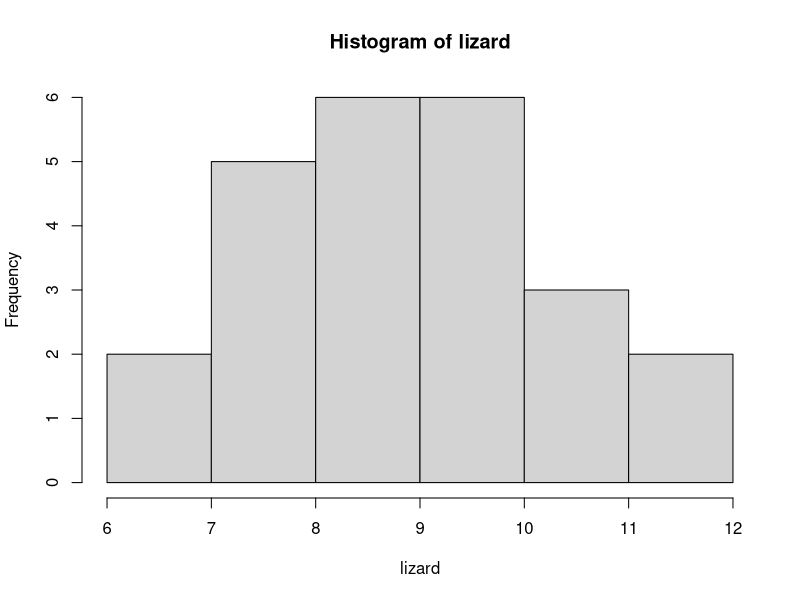

Source code (R):
### Descriptive Statistics and Distibution Shapes
### Lecture Video 02 04

### The vector lizard contains the head to tip of tail lengths, in inches, of
### one species of lizard.

lizard <- c(6.2, 6.6, 7.1, 7.4, 7.6, 7.9, 8, 8.3, 8.4, 8.5, 8.6,
            + 8.8, 8.8, 9.1, 9.2, 9.4, 9.4, 9.7, 9.9, 10.2, 10.4, 10.8,
            + 11.3, 11.9)

n <- length(lizard)  # nmuber of samples
n

### Measures of Center
meanlenght <- mean(lizard)
meanlenght
medianlength <- median(lizard)
medianlength

### Exterme values
maxlength <- max(lizard)
maxlength
minlength <- min(lizard)
minlength

### Summary with Quartiles
summary(lizard)


### Measures of Spread
sdlizard <- sd(lizard)
sdlizard
rangelizard <- range(lizard)
rangelizard
IQRlizard <- IQR(lizard, 7) #### Note that this is the interquantile range which
# when set to 7, gives the Interquartile range.
IQRlizard

#### To calcualte skewness and kutosis we need to load a package of functions
#### Loading a package requires the install.packages() command.
#### Once installed, you have the package, to use the package you need to run the 
#### code line library().  This must be executed each time to run an R script.
#### The package that contians the skewnees and kurtois function is e1071

install.packages(e1071) #run this line once to install the package on your system
library(e1071)  #run this line once at the begining of you coding session

hist(lizard)
skewness(lizard)
kurtosis(lizard)

### Exercises
# 1.  Consider the sample of GPA's from first year students.
# 2.61, 3.11, 4.00, 1.97, 2.23, 3.22, 3.55, 3.87, 2.21, 2.94, 2.68, 2.66
# Calculate two measures of center and min and max values.
# Descibe the skewness and kurtosis of distribution.

